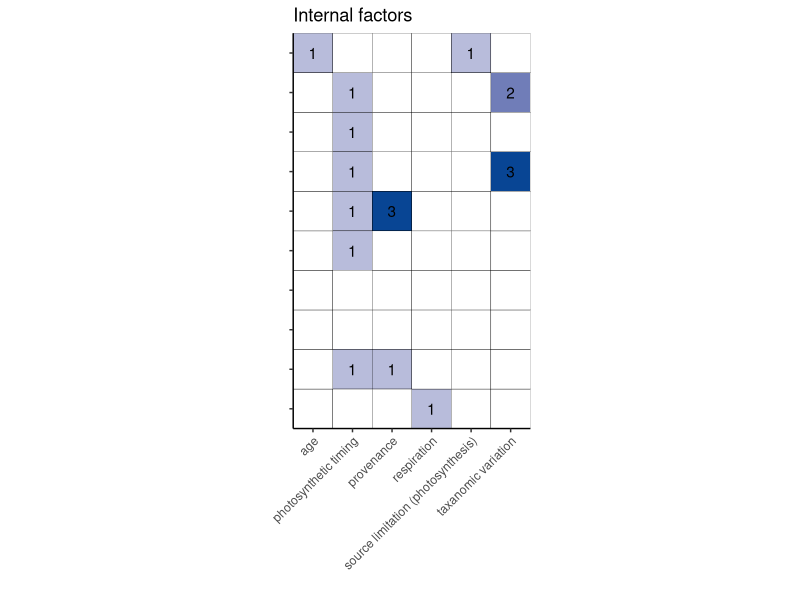
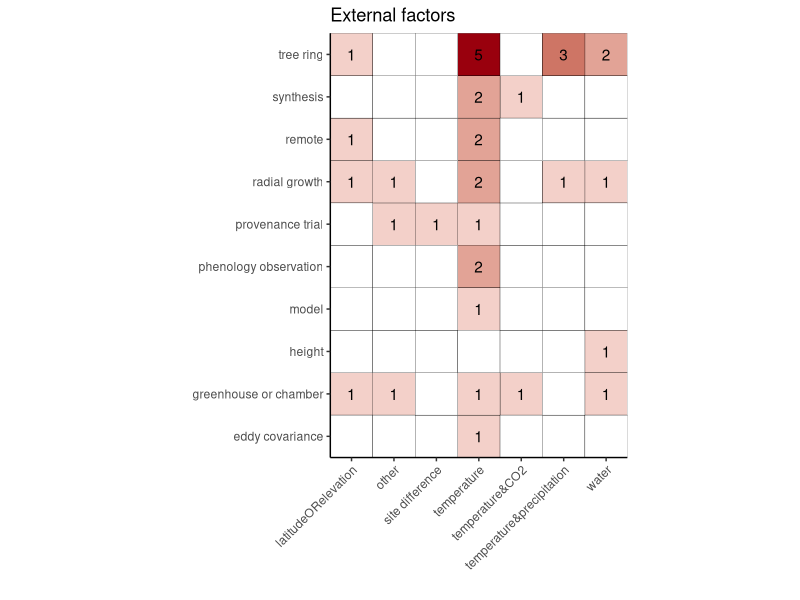

These charts were generated, in order, by the following R code: (Note: this script raises an error after producing the figures.)
## Trying to create  endo/eco heatmaps for manuscript
## Started 2 October 2023 by Lizzie
## Following heatmaps.R, but WAY less pretty.

# housekeeping
rm(list=ls()) 
options(stringsAsFactors=FALSE)

# Setting working directory. Add in your own path in an if statement for your file structure
if(length(grep("lizzie", getwd())>0)) { 
  setwd("~/Documents/git/projects/grephon/grephon/analyses")
} else if (length(grep("c.chamberlain", getwd()))>0) 
{setwd("/Users/c.chamberlain/Documents/git/grephon/analyses")
}

##Load in required libraries and data
library(gplots)
library(RColorBrewer)
library(ggplot2)
library(viridis)
library(dplyr)
library(tidyr)

## data!
greph <- read.csv("output/grephontable.csv")


### Update the heatmaps for Supp to better match the heatmaps in the main document

grephsub <- greph %>%
  select(paper_id, method, what.ext, what.endo) %>%
  mutate(method = ifelse(method=="", "height", method)) %>%
  distinct() %>%
  group_by(method, what.ext) %>%
  mutate(totcounts.ext = n()) %>%
  ungroup() %>%
  group_by(method, what.endo) %>%
  mutate(totcounts.endo = n()) %>%
  select(method, what.ext, what.endo, totcounts.ext, totcounts.endo) 

totalpossible.ext <- grephsub %>%
  ungroup() %>%
  expand(method, what.ext) 

totalpossible.endo <- grephsub %>%
  ungroup() %>%
  expand(method, what.endo) 

allcombos.ext <- grephsub %>%
  ungroup() %>%
  select(method, what.ext, totcounts.ext) %>%
  full_join(totalpossible.ext) %>%
  mutate(totcounts.ext = ifelse(is.na(totcounts.ext), 0, totcounts.ext)) %>%
  distinct() %>%
  filter(!is.na(what.ext))

allcombos.endo <- grephsub %>%
  ungroup() %>%
  select(method, what.endo, totcounts.endo) %>%
  full_join(totalpossible.endo) %>%
  mutate(totcounts.endo = ifelse(is.na(totcounts.endo), 0, totcounts.endo)) %>%
  distinct() %>%
  filter(!is.na(what.endo))

ext <- ggplot(allcombos.ext, aes(x = what.ext, y = method, fill = totcounts.ext)) +
  geom_tile(color = "black") + geom_text(aes(label=ifelse(totcounts.ext==0, "", totcounts.ext))) +
  theme_classic() + 
  scale_fill_continuous(low = "white", high = "#99000D")+ 
  xlab("") + ylab("") + ggtitle("External factors") + 
  theme(legend.position = "none") + 
  scale_x_discrete(guide = guide_axis(angle = 45), expand=c(0,0)) +
  scale_y_discrete(expand=c(0,0)) + coord_equal() 

endo <- ggplot(allcombos.endo, aes(x = what.endo, y = method, fill = totcounts.endo)) +
  geom_tile(color = "black") + geom_text(aes(label=ifelse(totcounts.endo==0, "", totcounts.endo))) +
  theme_classic() + 
  scale_fill_continuous(low = "white", high = "#084594")+ 
  xlab("") + ylab("") + ggtitle("Internal factors") + 
  theme(legend.position = "none",
        axis.text.y=element_blank()) + 
  scale_x_discrete(guide = guide_axis(angle = 45), expand=c(0,0)) +
  scale_y_discrete(expand=c(0,0)) + coord_equal() 

pdf(file=paste0("../figures/heatmaps/heatmap_combined_endo&exo.pdf"), width=11, height=8.5)
grid::grid.draw(cbind(ggplotGrob(ext), ggplotGrob(endo)))
dev.off()




# For external...

## By growth ... 
growthtypes_simple <- sort(unique(greph$growth))
totrows <- length(growthtypes_simple) ## determine number of rows needed for complete heatmap
whatexttypes_simple <- sort(unique(greph$what.ext))
totcols <- length(whatexttypes_simple) ## determine number of columns needed for complete heatmap

io_countsgreph = matrix(nrow=totrows, ncol=totcols) 
   rownames(io_countsgreph) <- growthtypes_simple 
   colnames(io_countsgreph) <- whatexttypes_simple
 for (i in whatexttypes_simple){ 
   for (j in growthtypes_simple){ 
     subsetgreph <- filter(greph, growthsimple == j, what.ext == i)
     io_countsgreph[j,i] <- n_distinct(subsetgreph$paper_id)
   }
}

pdf(file=paste0("../figures/heatmaps/heatmap_extbygrowth.pdf"), width=11, height=8.5)
mar <- c(14, 14)
heatmap.2(io_countsgreph, Colv=NA, dendrogram="none", 
          cellnote=io_countsgreph, notecol="black", # col=palette_final, 
          trace="none", key=FALSE, Rowv=NA, notecex = 1.5,
          margins = mar, lwid=c(0.1,6), lhei=c(0.1,4), cexRow = 1.2, cexCol = 1.2) 
dev.off()


###
# Now do external by METHOD
greph$method[which(greph$method=="")] <- "height"
method_simple <- sort(unique(greph$method))
totrows <- length(method_simple) ## determine number of rows needed for complete heatmap
whatexttypes_simple <- sort(unique(greph$what.ext))
totcols <- length(whatexttypes_simple) ## determine number of columns needed for complete heatmap

io_countsgreph = matrix(nrow=totrows, ncol=totcols) 
   rownames(io_countsgreph) <- method_simple
   colnames(io_countsgreph) <- whatexttypes_simple
 for (i in whatexttypes_simple){ 
   for (j in method_simple){ 
     subsetgreph <- filter(greph, method == j, what.ext == i)
     io_countsgreph[j,i] <- n_distinct(subsetgreph$paper_id)
   }
}

pdf(file=paste0("../figures/heatmaps/heatmap_extbymethod.pdf"), width=11, height=8.5)
mar <- c(14, 14)
heatmap.2(io_countsgreph, Colv=NA, dendrogram="none", 
          cellnote=io_countsgreph, notecol="black", # col=palette_final, 
          trace="none", key=FALSE, Rowv=NA, notecex = 1.5,
          margins = mar, lwid=c(0.1,6), lhei=c(0.1,4), cexRow = 1.2, cexCol = 1.2) 
dev.off()


###
# Now try external by GSL ...
gsl_simple <- sort(unique(greph$gslsimple))
totrows <- length(gsl_simple ) ## determine number of rows needed for complete heatmap
whatexttypes_simple <- sort(unique(greph$what.ext))
totcols <- length(whatexttypes_simple) ## determine number of columns needed for complete heatmap

io_countsgreph = matrix(nrow=totrows, ncol=totcols) 
   rownames(io_countsgreph) <- gsl_simple 
   colnames(io_countsgreph) <- whatexttypes_simple
 for (i in whatexttypes_simple){ 
   for (j in gsl_simple ){ 
     subsetgreph <- filter(greph, gslsimple == j, what.ext == i)
     io_countsgreph[j,i] <- n_distinct(subsetgreph$paper_id)
   }
}

pdf(file=paste0("../figures/heatmaps/heatmap_extbygsl.pdf"), width=11, height=8.5)
mar <- c(14, 14)
heatmap.2(io_countsgreph, Colv=NA, dendrogram="none", 
          cellnote=io_countsgreph, notecol="black", # col=palette_final, 
          trace="none", key=FALSE, Rowv=NA, notecex = 1.5,
          margins = mar, lwid=c(0.1,6), lhei=c(0.1,4), cexRow = 1.2, cexCol = 1.2) 
dev.off()



# For endogenous ...

###
# Now do endo by METHOD
method_simple <- sort(unique(greph$method))
totrows <- length(method_simple) ## determine number of rows needed for complete heatmap
whatendtypes_simple <- sort(unique(greph$what.endo))
totcols <- length(whatendtypes_simple) ## determine number of columns needed for complete heatmap

io_countsgreph = matrix(nrow=totrows, ncol=totcols) 
   rownames(io_countsgreph) <- method_simple
   colnames(io_countsgreph) <- whatendtypes_simple
 for (i in whatendtypes_simple){ 
   for (j in method_simple){ 
     subsetgreph <- filter(greph, method == j, what.endo == i)
     io_countsgreph[j,i] <- n_distinct(subsetgreph$paper_id)
   }
}

pdf(file=paste0("../figures/heatmaps/heatmap_endobymethod.pdf"), width=11, height=8.5)
mar <- c(14, 14)
heatmap.2(io_countsgreph, Colv=NA, dendrogram="none", 
          cellnote=io_countsgreph, notecol="black", # col=palette_final, 
          trace="none", key=FALSE, Rowv=NA, notecex = 1.5,
          margins = mar, lwid=c(0.1,6), lhei=c(0.1,4), cexRow = 1.2, cexCol = 1.2) 
dev.off()


## By growth ... 
growthtypes_simple <- sort(unique(greph$growth))
totrows <- length(growthtypes_simple) ## determine number of rows needed for complete heatmap
whatendtypes_simple <- sort(unique(greph$what.endo))
totcols <- length(whatendtypes_simple) ## determine number of columns needed for complete heatmap

io_countsgreph = matrix(nrow=totrows, ncol=totcols) 
   rownames(io_countsgreph) <- growthtypes_simple 
   colnames(io_countsgreph) <- whatendtypes_simple
 for (i in whatendtypes_simple){ 
   for (j in growthtypes_simple){ 
     subsetgreph <- filter(greph, growthsimple == j, what.endo == i)
     io_countsgreph[j,i] <- n_distinct(subsetgreph$paper_id)
   }
}

pdf(file=paste0("../figures/heatmaps/heatmap_endobygrowth.pdf"), width=11, height=8.5)
mar <- c(14, 14)
heatmap.2(io_countsgreph, Colv=NA, dendrogram="none", 
          cellnote=io_countsgreph, notecol="black", # col=palette_final, 
          trace="none", key=FALSE, Rowv=NA, notecex = 1.5,
          margins = mar, lwid=c(0.1,6), lhei=c(0.1,4), cexRow = 1.2, cexCol = 1.2) 
dev.off()


###
# Now try external by GSL ...
gsl_simple <- sort(unique(greph$gslsimple))
totrows <- length(gsl_simple ) ## determine number of rows needed for complete heatmap
whatendtypes_simple  <- sort(unique(greph$what.endo))
totcols <- length(whatendtypes_simple) ## determine number of columns needed for complete heatmap

io_countsgreph = matrix(nrow=totrows, ncol=totcols) 
   rownames(io_countsgreph) <- gsl_simple 
   colnames(io_countsgreph) <- whatendtypes_simple
 for (i in whatendtypes_simple){ 
   for (j in gsl_simple ){ 
     subsetgreph <- filter(greph, gslsimple == j, what.endo == i)
     io_countsgreph[j,i] <- n_distinct(subsetgreph$paper_id)
   }
}

pdf(file=paste0("../figures/heatmaps/heatmap_endobygsl.pdf"), width=11, height=8.5)
mar <- c(14, 14)
heatmap.2(io_countsgreph, Colv=NA, dendrogram="none", 
          cellnote=io_countsgreph, notecol="black", # col=palette_final, 
          trace="none", key=FALSE, Rowv=NA, notecex = 1.5,
          margins = mar, lwid=c(0.1,6), lhei=c(0.1,4), cexRow = 1.2, cexCol = 1.2) 
dev.off()
